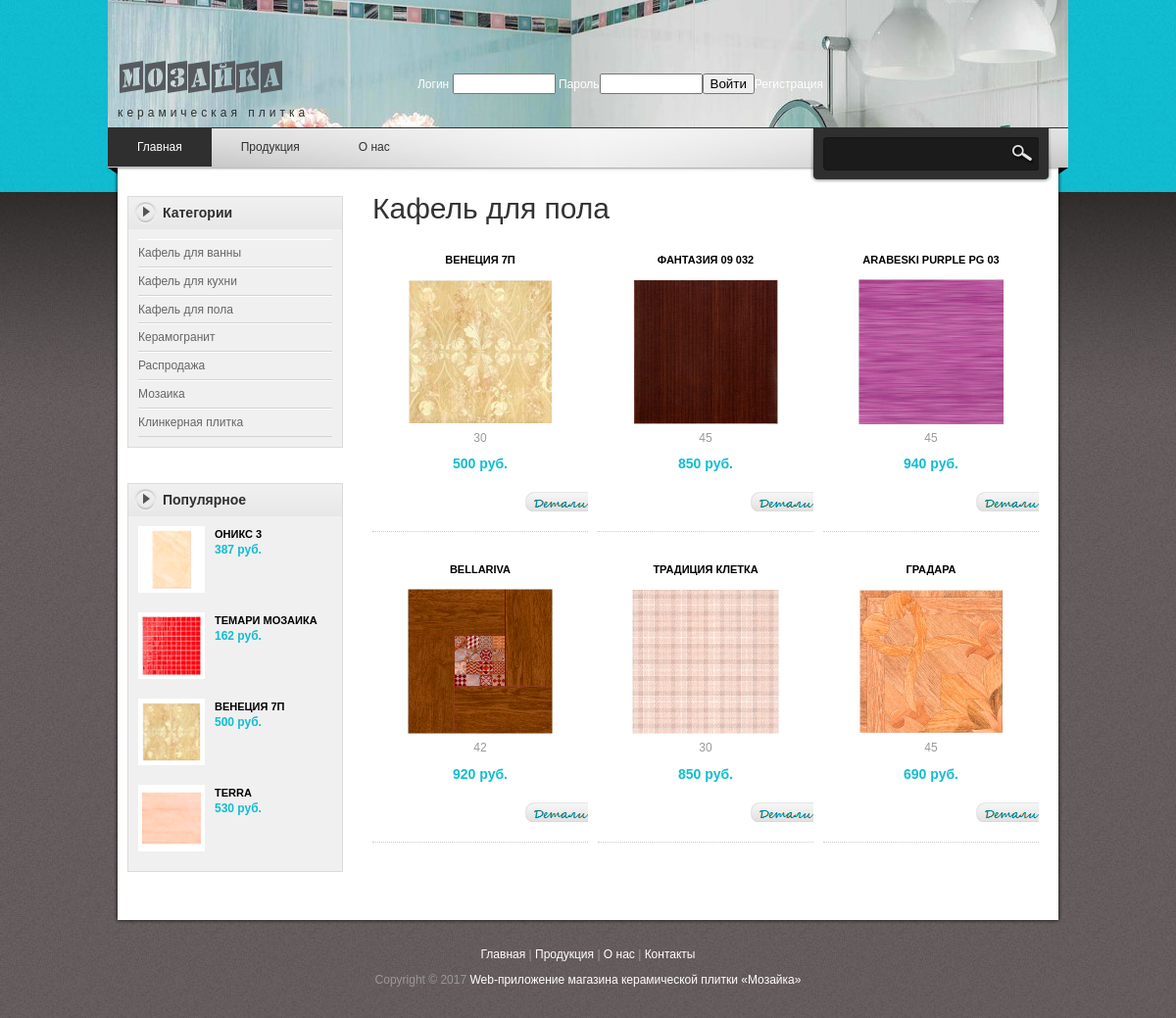
Page /index.php?idk=6 on the committed database.
### tables this page shows
CREATE TABLE `kat` (
  `idk` int(11) NOT NULL,
  `kat` varchar(255) NOT NULL
);

CREATE TABLE `tovar` (
  `idt` int(11) NOT NULL,
  `nametov` varchar(100) NOT NULL,
  `opistovar` text NOT NULL,
  `imagetovar` varchar(100) NOT NULL,
  `idk` int(11) NOT NULL,
  `cena` int(11) NOT NULL,
  `datad` date NOT NULL,
  `h` int(11) NOT NULL,
  `w` int(11) NOT NULL,
  `kolvom` int(11) NOT NULL
);

### index.php (the view, shortened to what this page needs)
<?php	include 'header.php'; ?>
            <div class="sidebar_box"><span class="bottom"></span>
            	<h3>Популярное</h3>
                <div class="content">
                <?php
				$idk=$_GET['idk'];
			$key=$_POST['keyword'];
					$query3 = "SELECT * FROM tovar t2  order by datad asc LIMIT 4 ";
$result3 = mysql_query($query3) or die(mysql_error());
					while($row3 = mysql_fetch_array($result3))
    {
	echo "<div class='bs_box'>";
                    	echo "<a href='productdetail.php?id={$row3['0']}'><img src={$row3['3']} alt='image' width='60'/></a>
                        <h4><a href='productdetail.php?id={$row3['0']}'>{$row3['1']}</a></h4>
                        <p class='price'>{$row3['5']} руб.</p>
                        <div class='cleaner'></div>
                    </div>";}
					?>
                </div>
            </div>
        </div>
        <div id="content" class="float_r">
        <?php
	if (($idk=='') and ($key==''))	{ echo "<h1>Новая продукция</h1>";
	$query4 = "SELECT *,SUBSTRING(opistovar,1,90) as k FROM tovar order by datad desc LIMIT 6";
	}
	elseif  (($idk<>'') and ($key==''))
	{
		$querykat = mysql_query("select * from kat where idk=$idk") or die(mysql_error());
		while($rowkat = mysql_fetch_array($querykat)) {
	echo "<h1>{$rowkat['1']}</h1>";
		}
	$query4 = "SELECT *,SUBSTRING(opistovar,1,90) as k FROM tovar where idk=$idk";
	}
	else {
		echo "<h1>Поиск по '$key'</h1>";
	$query4 = "SELECT *,SUBSTRING(opistovar,1,90) as k FROM tovar where nametov like '%$key%'";
	}
$result4 = mysql_query($query4) or die(mysql_error());
					$i=0;
					while($row4 = mysql_fetch_array($result4))
    {
echo "<div class='product_box'>
<h3>{$row4['1']}</h3>
                 <a href='#'><img src={$row4['3']} alt='image' width='150'/></a>
				 <p>{$row4['7']}</p>
				 <p class='product_price'>{$row4['5']} руб.</p>";
               echo "<a href='productdetail.php?id={$row4['0']}' class='detail'></a> <input name='id' type='hidden' value='". $row4['0'] ."'>   </form>
            </div>
			"; $i++;
			if ($i % 3 == 0) {echo " <div class='cleaner'></div>";}}
				?>
        </div>
    </div>
   <?php	include 'footer.php'; ?>
</div>
</body>
</html>

### header.php (shortened to what this page needs)
<?php
$logged = $_SESSION['user'];
$query2 = "SELECT * FROM kat";
$result2 = mysql_query($query2) or die(mysql_error());
?>
<!DOCTYPE html PUBLIC "-//W3C//DTD XHTML 1.0 Transitional//EN" "http://www.w3.org/TR/xhtml1/DTD/xhtml1-transitional.dtd">
<html xmlns="http://www.w3.org/1999/xhtml">
<head>
<link href="templatemo_style.css" rel="stylesheet" type="text/css" />
<link rel="stylesheet" href="nivo-slider.css" type="text/css" media="screen" />
<link rel="stylesheet" type="text/css" href="css/ddsmoothmenu.css" />
</head>
<body>
<div id="templatemo_body_wrapper">
<div id="templatemo_wrapper">
	<div id="templatemo_header">
    	<div id="site_title"><h1><a href="index.php"><br>керамическая плитка</a></h1></div>
       	  <div id="header_right">
        <p>
<?php
if ((!$logged) ) {
 echo "<a href='#'><form method='post' action='logmi.php'>";
 echo "Логин  <input type=text size=10 maxlength=10 name='login' />";
 echo "  Пароль<input type='password' size=10 maxlength=10 name='password' />";
echo "<input type='submit'  name='del' value='Войти' /><a href='reg.php'>Регистрация</a>";} else {	$row = mysql_fetch_array($result);
	echo $row['3'];echo  ", добро пожаловать!!! " ;echo  "<a href='login.php?act=logout'>Выйти</a>";}
 ?>
		</div>
			</div>
    <div id="templatemo_menubar">
    	<div id="top_nav" class="ddsmoothmenu">
            <ul>
                <li><a href="index.php" class="selected">Главная</a></li>
                <li><a href="#">Продукция</a>
                </li>
                <li><a href="about.php">О нас</a>
                </li>
            </ul>
            <br style="clear: left" />
        </div>
        <div id="templatemo_search">
            <form action="index.php" method="post">
              <input type="text" value=" " name="keyword" id="keyword" title="keyword" onfocus="clearText(this)" onblur="clearText(this)" class="txt_field" />
              <input type="submit" name="Search" value=" " alt="Search" id="searchbutton" title="Search" class="sub_btn"  />
            </form>
        </div>
    </div>
    <div id="templatemo_main">
    	<div id="sidebar" class="float_l">
        	<div class="sidebar_box"><span class="bottom"></span>
            	<h3>Категории</h3>
                <div class="content">
                	<ul class="sidebar_list">
						<?php
					while($row2 = mysql_fetch_array($result2))
    {
                       echo "<li><a href='index.php?idk={$row2['0']}'>{$row2['1']}</a></li>";
	} ?>
                    </ul>
                </div>
             </div>

### templatemo_style.css (style rules this page uses)
body { margin: 0; padding: 0; color: #999; font-family: Tahoma, Geneva, sans-serif; font-size: 12px; line-height: 1.4em; background-color: #665f5f; background-repeat: repeat; background-image: url(images/templatemo_body.jpg) }
a, a:link, a:visited { color: #0299aa; font-weight: normal; text-decoration: none }
a.detail { display: inline-block; width: 64px; height: 20px; line-height: 20px; text-align: center; font-size: 10px; font-weight: bold; color: #333; background: url(images/templatemo_detail.png) }
p { margin: 0 0 10px 0; padding: 0; }
img { border: none; }
h1, h2, h3, h4, h5, h6 { color: #333; font-weight: normal; }
h1 { font-size: 30px; margin: 0 0 30px; padding: 5px 0 }
h3 { font-size: 20px; margin: 0 0 20px; padding: 0; }
h4 { font-size: 16px; margin: 0 0 15px; padding: 0; }
.float_l { float: left }
.float_r { float: right }
#templatemo_body_wrapper { width: 100%; background: url(images/templatemo_body_top.jpg) repeat-x top }
#templatemo_wrapper { width: 980px; margin: 0 auto; }
#templatemo_header { width: 960px; height: 70px; padding: 30px 10px; background: url(images/templatemo_header_bg.png) no-repeat bottom; }
#templatemo_menubar { width: 980px; height: 60px; background: url(images/templatemo_menubar.png) no-repeat; }
#templatemo_main { width: 940px; padding: 10px 20px; background: url(images/templatemo_main_bg.png) repeat-y }
#content { width: 690px }
#sidebar { width: 220px }
#site_title { float: left; margin-top: 30px; }
#site_title h1 { margin: 0; padding: 0 }
#site_title h1 a { display: block; width: 300px; height: 40px; padding-top: 30px; font-size: 12px; letter-spacing: 4px; color: #2f2f2f; text-align: left; background: url(images/templatemo_logo.png) no-repeat top left }
#header_right { float: right; margin: 35px 240px 0 0; color: #666; }
#header_right a { color: #fff }
#templatemo_search { float: right; margin: 10px 30px 0; width: 220px; height: 34px; background: url(images/templatemo_search_bg.png) }
#templatemo_search .txt_field { float: left; display: block; height: 22px; line-height: 22px; width: 170px; color: #999; font-size: 12px; padding: 5px; font-variant: normal; border: none; background: none; }
#templatemo_search .sub_btn { float: right; display: block; color: #fff; height: 33px; width: 40px; font-size: 11px; font-weight: 700; line-height: 26px; cursor: pointer; border: none; background: none; }
.sidebar_box { position: relative; background: #f0f0f0; margin-bottom: 36px; border: 1px solid #dbdbdb }
.sidebar_box h3 { font-size: 14px; font-weight: 700; padding: 0 10px 0 35px; margin: 0; width: 185px; height: 33px; line-height: 33px; margin-bottom: 0; background: url(images/templatemo_sidebar_header.png) no-repeat; color: #2f2f2f }
#sidebar .sidebar_box .content { padding: 10px 10px 0; }
#sidebar .sidebar_list { margin: 0; padding: 0 0 10px; list-style: none; }
#sidebar .sidebar_list li { display: block; margin: 0; padding: 5px 0; border-top: 1px solid #fff; border-bottom: 1px solid #d3d3d3 }
#sidebar .sidebar_list li a { color: #666; }
.bs_box { clear: both; margin-bottom: 20px }
.bs_box img { float: left; margin-right: 10px; border: 4px solid #fff }
.bs_box h4 { margin-bottom: 0 }
.bs_box h4 a { font-size: 11px; color: #000; font-weight: 700 }
.bs_box .price { font-size: 12px; font-weight: 700; color: #11bdd1 }
.product_box { float: left; width: 220px; text-align: center; margin: 0 10px 30px 0; padding-bottom: 20px; border-bottom: 1px dotted #ccc }
.product_box img { margin-bottom: 5px; }
.product_box h3 { font-size: 11px; color: #000; font-weight: 700; margin-bottom: 10px; }
.product_box .product_price { color: #11bdd1; font-size: 14px; font-weight: 700; margin-bottom: 20px; }
.product_box .detail { float: right; display: block; }

### css/ddsmoothmenu.css (style rules this page uses)
.ddsmoothmenu { float: left; }
.ddsmoothmenu ul { z-index:100; margin: 0; padding: 0; list-style-type: none; }
.ddsmoothmenu ul li { position: relative; display: inline; float: left; }
.ddsmoothmenu ul li a { display: block; padding: 0 30px; height: 40px; line-height: 40px; font-size: 12px; color: #2f2f2f; text-decoration: none; outline: none; text-align: center; }
.ddsmoothmenu ul li a.selected, .ddsmoothmenu ul li a:hover { color: #fff; background: #2f2f2f; }

### rows in the picture
kat: kat "Кафель для ванны"
kat: kat "Кафель для кухни"
kat: kat "Кафель для пола"
kat: kat "Керамогранит"
kat: kat "Распродажа"
kat: kat "Мозаика"
kat: kat "Клинкерная плитка"
tovar: imagetovar (picture), nametov "ОНИКС 3", cena "387"
tovar: imagetovar (picture), nametov "ТЕМАРИ МОЗАИКА", cena "162"
tovar: imagetovar (picture), nametov "ВЕНЕЦИЯ 7П", cena "500", h "30"
tovar: imagetovar (picture), nametov "TERRA", cena "530"
tovar: nametov "ФАНТАЗИЯ 09 032", imagetovar (picture), h "45", cena "850"
tovar: nametov "ARABESKI PURPLE PG 03", imagetovar (picture), h "45", cena "940"
tovar: nametov "BELLARIVA", imagetovar (picture), h "42", cena "920"
tovar: nametov "ТРАДИЦИЯ КЛЕТКА", imagetovar (picture), h "30", cena "850"
tovar: nametov "ГРАДАРА", imagetovar (picture), h "45", cena "690"
